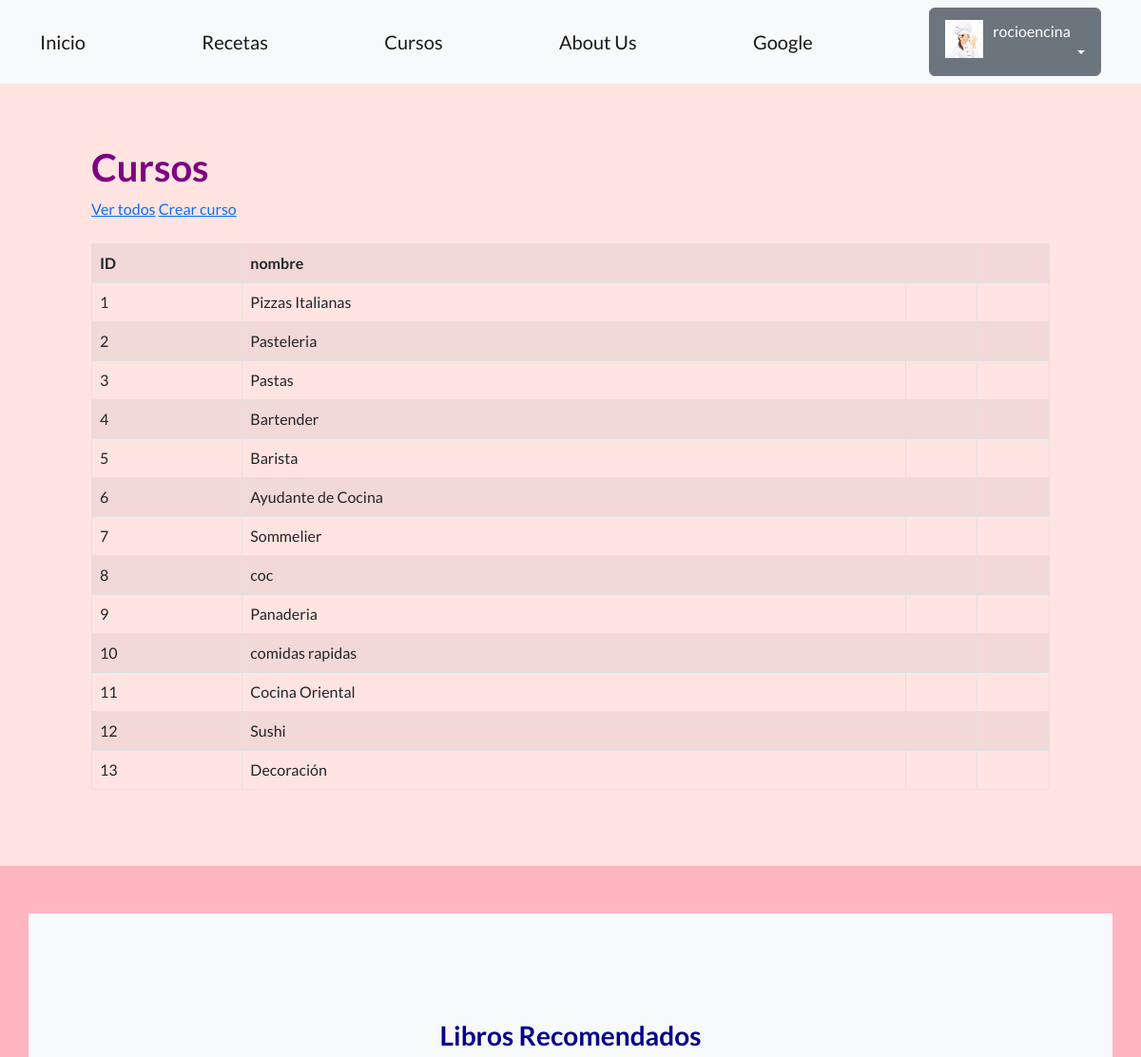
The app's page /comidas/cursos/ (signed in, upper part), older data.
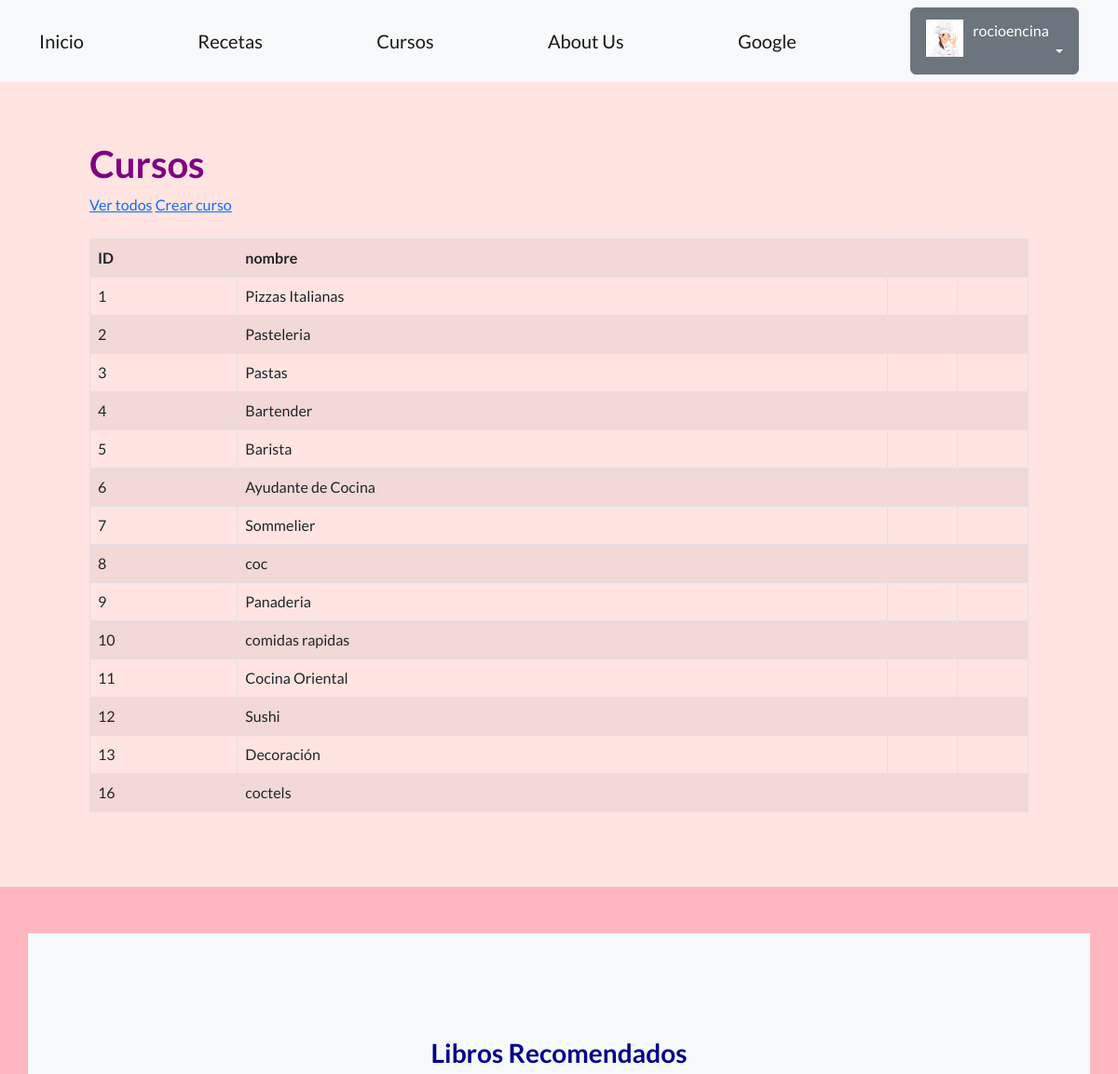
The same page, newer data.
### recetas/models.py (models this page shows, shortened)
class Curso(models.Model):
   nombre = models.CharField(max_length=64)
   creador = models.ForeignKey(User, on_delete=models.SET_NULL, null=True)

### recetas/views.py (the view)
# urls.py: path('cursos/', listar_cursos, name="lista_cursos"),
def listar_cursos (request):
    contexto= {
        "cursos":Curso.objects.all(),
    }
    http_response= render (
        request=request,
        template_name= 'recetas/lista_cursos.html',
        context=contexto,
    )
    return http_response

### blog_comidas/recetas/templates/recetas/lista_cursos.html (shortened to what this page needs)
{% extends "base.html" %}
{% block contenido %}
<h1 style="color:purple;">
  Cursos
</h1>
<a href="{% url 'lista_cursos' %}">Ver todos</a>
<a href="{% url 'crear_curso' %}">Crear curso</a>
<br><br>
<table class="table table-striped table-bordered">
  <thead>
  <tbody>
    <tr>
      <th>ID</th>
      <th>nombre</th>
      <th></th>
      <th></th>
</tr>
    {% for cursos in cursos%}
    <tr>
      <td>{{ cursos.id }}</td>
      <td>{{ cursos.nombre }}</td>
      <td>
       </td>
      <td>
      </td>
    </tr>
    {% endfor %}
  </tbody>
</table>
{% endblock contenido %}

Row changes from the older to the newer data that the page shows:
added Curso: id "16", nombre "coctels"
